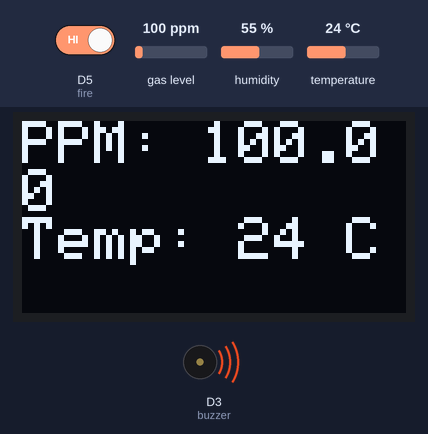
The sketch below on a simulated ESP8266 (NodeMCU). Parts: 128×64 one-colour display, buzzer (waves = sounding, pin HIGH). Inputs (shaded band) come from the test bench; at power-on: gas level 100 ppm, temperature 24 °C, D5 (fire) HIGH, humidity 55 %. WiFi joins after 1.5 s; servers stay silent unless stated; the display library's start-up logo is not drawn; what the sketch prints to the serial monitor is not drawn.

Above: at 5.1 s.
5.2 s: gas level set to 289 ppm
At 6.2 s:
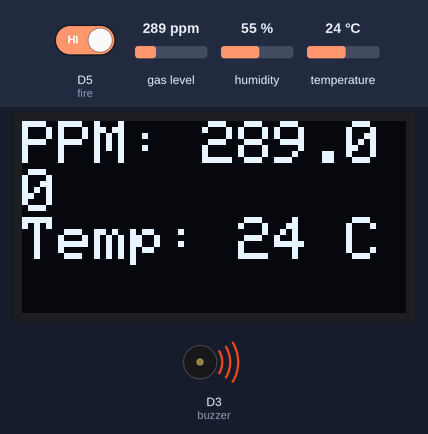
6.7 s: gas level set to 317 ppm
At 7.3 s:
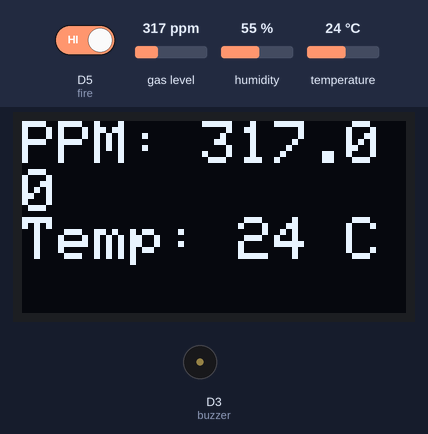
10.7 s: temperature set to 12 °C
At 11.4 s:
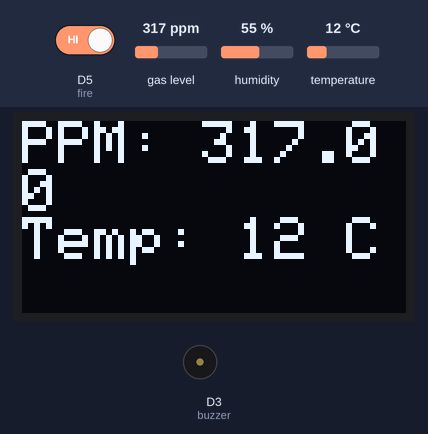
12.4 s: temperature set to 19 °C
At 14.1 s:
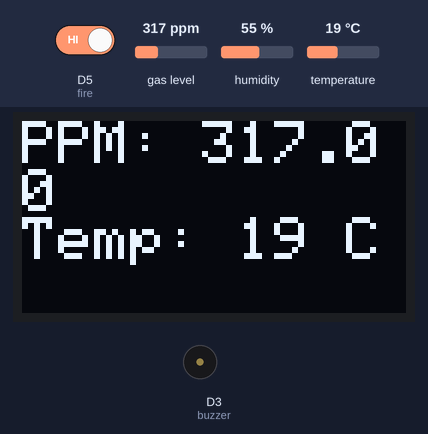
15.0 s: gas level set to 20 ppm
At 16.1 s:
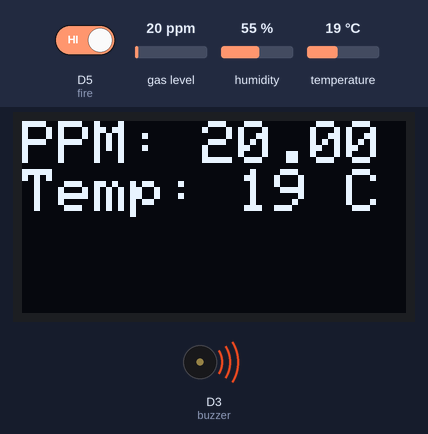
16.6 s: D5 (fire) driven LOW
At 17.0 s:
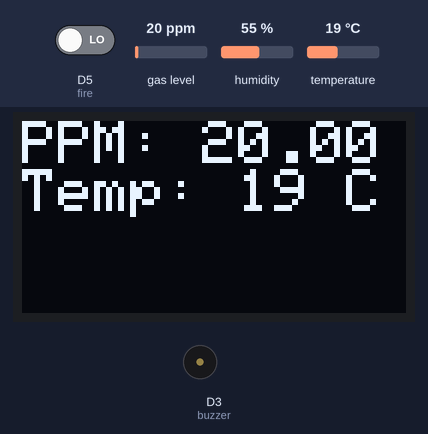
Timing chart, 0 to 20.7 s (numbered marks = the images above; inputs shaded):
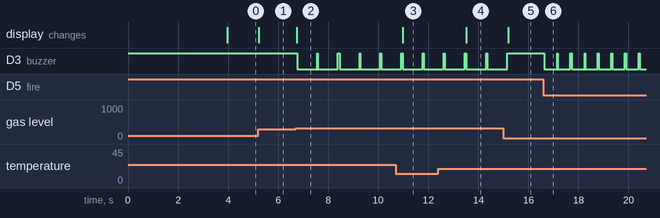

Measured:
- the behaviour switches between 299 and 300 ppm on gas level (found by bisection; images 1 and 2)
- after the input at 5.2 s, the display: changes at once (image 1)
- after the input at 6.7 s, D3 (buzzer): alternates HIGH for 0.04 s and LOW for 0.80 s, starting after 0.05 s; the display: changes after 0.05 s (image 2)
- after the input at 10.7 s, the display: changes after 0.29 s (image 3)
- after the input at 12.4 s, the display: changes after 1.1 s (image 4)
- after the input at 15.0 s, D3 (buzzer): goes on until 15.2 s, then stays HIGH; the display: changes after 0.20 s (image 5)
- after the input at 16.6 s, D3 (buzzer): alternates HIGH for 0.04 s and LOW for 0.50 s, starting at once

The sketch:

GasDetectionRev1.ino
```cpp
// This is an example of implementation using ESP8266
// Never connect the sensor direct to the ESP8266, sensor high level is 5V
// ADC of ESP8266 high level is 3.3
// To connect use a voltage divisor, where 5V will 3v3 on the middle point like
// this {{URL}}

/*
  MQUnifiedsensor Library - reading an MQSensor using ESP8266 board

  For this example wi will demonstrates the use a MQ2 sensor.
  Library originally added 01 may 2019
  by Miguel A Califa, Yersson Carrillo, Ghiordy Contreras, Mario Rodriguez

  Added ESP8266 example
  29.03.2020
  Wiring:
  https://github.com/miguel5612/MQSensorsLib_Docs/blob/master/static/img/MQ_ESP8266.PNG
*/

//Include the library
#include <MQUnifiedsensor.h>
#include <ESP8266WiFi.h>
#include <BlynkSimpleEsp8266.h>
#include <SPI.h>
#include <Wire.h>
#include <Adafruit_GFX.h>
#include <Adafruit_SSD1306.h>
#include <DHT.h>
/************************Hardware Related Macros************************************/
#define         Board                   ("ESP8266")
#define         Pin                     (A0)
#define         buzzer                  (D3)
#define         fire                    (D5)
#define         SCREEN_WIDTH            (128)
#define         SCREEN_HEIGHT           (64)
#define         OLED_RESET              (-1)
#define         SCREEN_ADDRESS          0x3C
#define         DPIN                    (D6)
#define         DTYPE                   (DHT11)
/***********************Software Related Macros************************************/
#define         Type                    ("MQ-2") //MQ2
#define         Voltage_Resolution      (3.3) // 3V3 <- IMPORTANT
#define         ADC_Bit_Resolution      (10) // For ESP8266
#define         RatioMQ2CleanAir        (9.83)
/****************************Blynk Template ID**************************************/
#define BLYNK_TEMPLATE_ID "TMPL66Si-QhR"
#define BLYNK_TEMPLATE_NAME "Gas and Fire detector"
#define BLYNK_AUTH_TOKEN "1B4OVDeoihQ2PZPuyYEtQO5qDTer6k7N"
/********Wifi Connection************/
char auth[] = BLYNK_AUTH_TOKEN;
char ssid[] = "uwuntu"; // Change your Wifi/ Hotspot Name
char pass[] = "ravioliravioliwhatsinthepocketoli"; // Change your Wifi/ Hotspot Password
//char auth[] = BLYNK_AUTH_TOKEN;
//char ssid[] = "B.OKE"; // Change your Wifi/ Hotspot Name
//char pass[] = "0123456789";
/*****************************Globals***********************************************/
MQUnifiedsensor MQ2(Board, Voltage_Resolution, ADC_Bit_Resolution, Pin, Type);
Adafruit_SSD1306 display(SCREEN_WIDTH, SCREEN_HEIGHT, &Wire, OLED_RESET);
DHT dht(DPIN, DTYPE);
float gas;
int temp;
int attempts = 0;
BlynkTimer timer;
/*****************************Globals***********************************************/

void setup() {
  //Init the serial port communication - to debug the library
  Serial.begin(9600); //Init serial port
  pinMode(buzzer, OUTPUT);
  pinMode(fire, INPUT);
  digitalWrite(buzzer, HIGH);
  if(!display.begin(SSD1306_SWITCHCAPVCC, SCREEN_ADDRESS)) {
    Serial.println(F("SSD1306 allocation failed"));
    for(;;); // Don't proceed, loop forever
  }
  display.display();
  delay(50);
  Blynk.connectWiFi(ssid, pass);
  Blynk.config(auth);
  if(WiFi.status() != WL_CONNECTED)
  {
    timer.setInterval(10L, SensorValue);
  dhtSetup();
  delay(2000);
  MQ2Setup();
  }
  else
  {
  timer.setInterval(10L, SensorValue);
  Blynk.connect();
  dhtSetup();
  delay(2000);
  MQ2Setup();
  }

}

void loop() {
  MQ2.update(); // Update data, the arduino will be read the voltage on the analog pin
  MQ2.readSensor(); // Sensor will read PPM concentration using the model and a and b values setted before or in the setup
  MQ2.serialDebug(); // Will print the table on the serial port
  Blynk.run();
  timer.run();
  delay(10); //Sampling frequency
}
void SensorValue(){
  gas = MQ2.readSensor(); // variable for gas volume
  temp = dht.readTemperature(); // variable for temperature
  int fireValue = digitalRead(fire); //
  digitalWrite(buzzer, HIGH);
  DisplayValue();
  Blynk.virtualWrite(V2, gas);
  Blynk.virtualWrite(V0, 0);
  Blynk.virtualWrite(V3, temp);
  if (gas >=300 && gas <2000)
  {
    digitalWrite(buzzer, LOW);
    delay(300);
    digitalWrite(buzzer, HIGH);
    digitalWrite(buzzer, LOW);
    delay(500);
    digitalWrite(buzzer, HIGH);
  }
  if (gas >=2000 && gas <8000)
  {
    Blynk.logEvent("gas_detected");
    digitalWrite(buzzer, LOW);
    delay(250);
    digitalWrite(buzzer, HIGH);
    digitalWrite(buzzer, LOW);
    delay(400);
    digitalWrite(buzzer, HIGH);
  }
  if (gas >=8000)
  {
    Blynk.logEvent("gas_detected");
    digitalWrite(buzzer, LOW);
    delay(100);
    digitalWrite(buzzer, HIGH);
    digitalWrite(buzzer, LOW);
    delay(150);
    digitalWrite(buzzer, HIGH);
  }
if (fireValue == LOW || temp >= 40)
  {
    Blynk.logEvent("fire_detected");
    Blynk.virtualWrite(V0, 1);
    digitalWrite(buzzer, LOW);
    delay(500);
    digitalWrite(buzzer, HIGH);
  }
}
void DisplayValue(){
  display.clearDisplay();
  display.setTextSize(2);
  display.setTextColor(SSD1306_WHITE);
  display.setCursor(0,0);
  display.print(F("PPM: "));
  display.println(gas);
  display.print(F("Temp: "));
  display.print(temp);
  display.println(" C");
  display.display();
}
void dhtSetup(){
 dht.begin();
}
void MQ2Setup(){
    //Set math model to calculate the PPM concentration and the value of constants
  MQ2.setRegressionMethod(1); //_PPM =  a*ratio^b
  MQ2.setA(574.25); MQ2.setB(-2.222); // Configurate the ecuation values to get LPG concentration
  /*
    Exponential regression:
    Gas    | a      | b
    H2     | 987.99 | -2.162
    LPG    | 574.25 | -2.222
    CO     | 36974  | -3.109
    Alcohol| 3616.1 | -2.675
    Propane| 658.71 | -2.168
  */

  /*****************************  MQ Init ********************************************/
  //Remarks: Configure the pin of arduino as input.
  /************************************************************************************/
  MQ2.init();

  /*
    //If the RL value is different from 10K please assign your RL value with the following method:
    MQ2.setRL(10);
  */

  /*****************************  MQ CAlibration ********************************************/
  // Explanation:
  // In this routine the sensor will measure the resistance of the sensor supposing before was pre-heated
  // and now is on clean air (Calibration conditions), and it will setup R0 value.
  // We recomend execute this routine only on setup or on the laboratory and save on the eeprom of your arduino
  // This routine not need to execute to every restart, you can load your R0 if you know the value
  // Acknowledgements: https://jayconsystems.com/blog/understanding-a-gas-sensor
  Serial.print("Calibrating please wait.");
  float calcR0 = 0;
  for(int i = 1; i<=10; i ++)
  {
    MQ2.update(); // Update data, the arduino will be read the voltage on the analog pin
    calcR0 += MQ2.calibrate(RatioMQ2CleanAir);
    Serial.print(".");
  }
  MQ2.setR0(calcR0/10);
//  MQ2.setR0(20);
  Serial.println("  done!.");

  if(isinf(calcR0)) {Serial.println("Warning: Conection issue founded, R0 is infite (Open circuit detected) please check your wiring and supply"); while(1);}
  if(calcR0 == 0){Serial.println("Warning: Conection issue founded, R0 is zero (Analog pin with short circuit to ground) please check your wiring and supply"); while(1);}
  /*  MQ CAlibration */
  MQ2.serialDebug(true);
}
```
